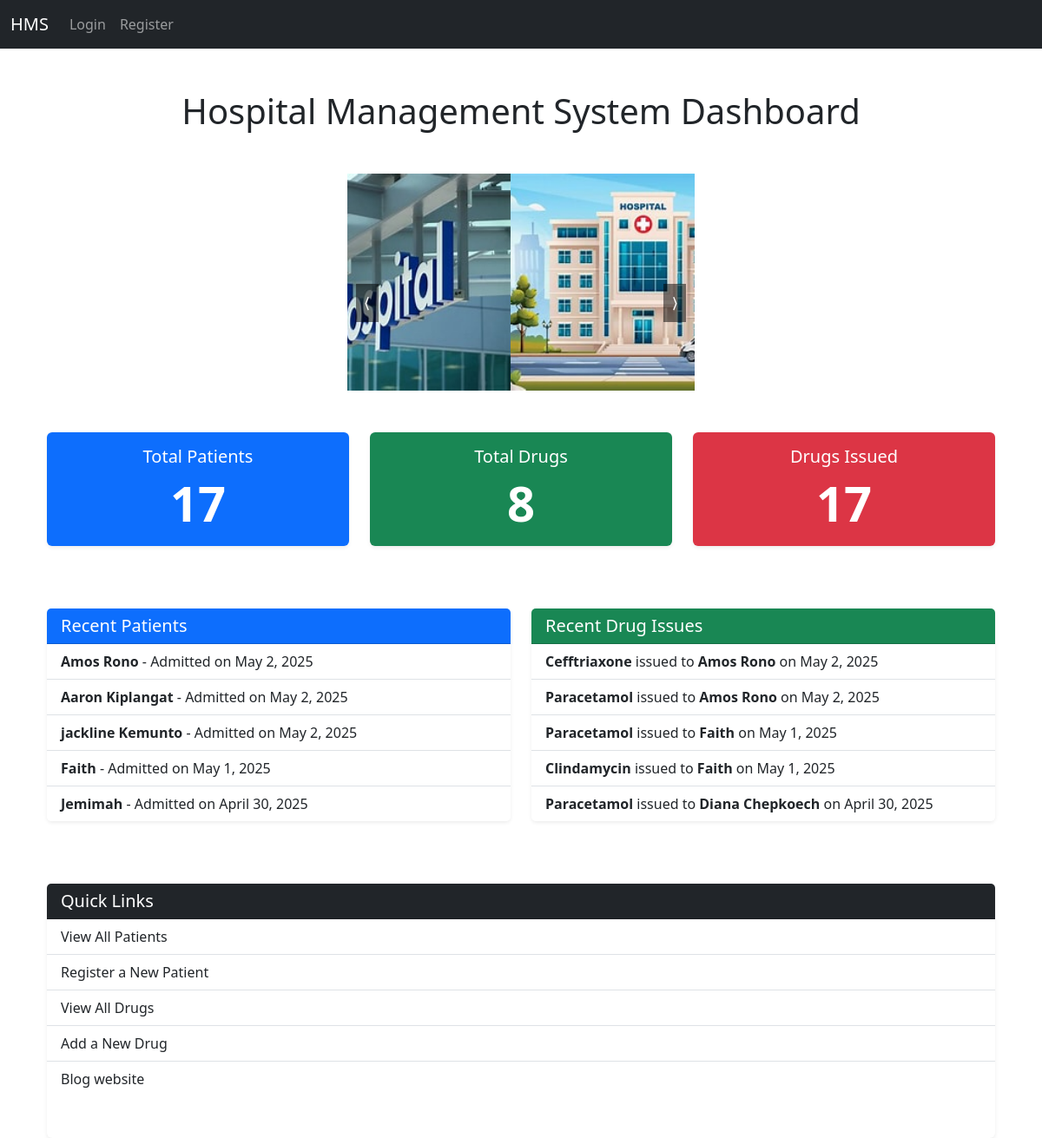
Page /dashboard/ on the earlier database version.
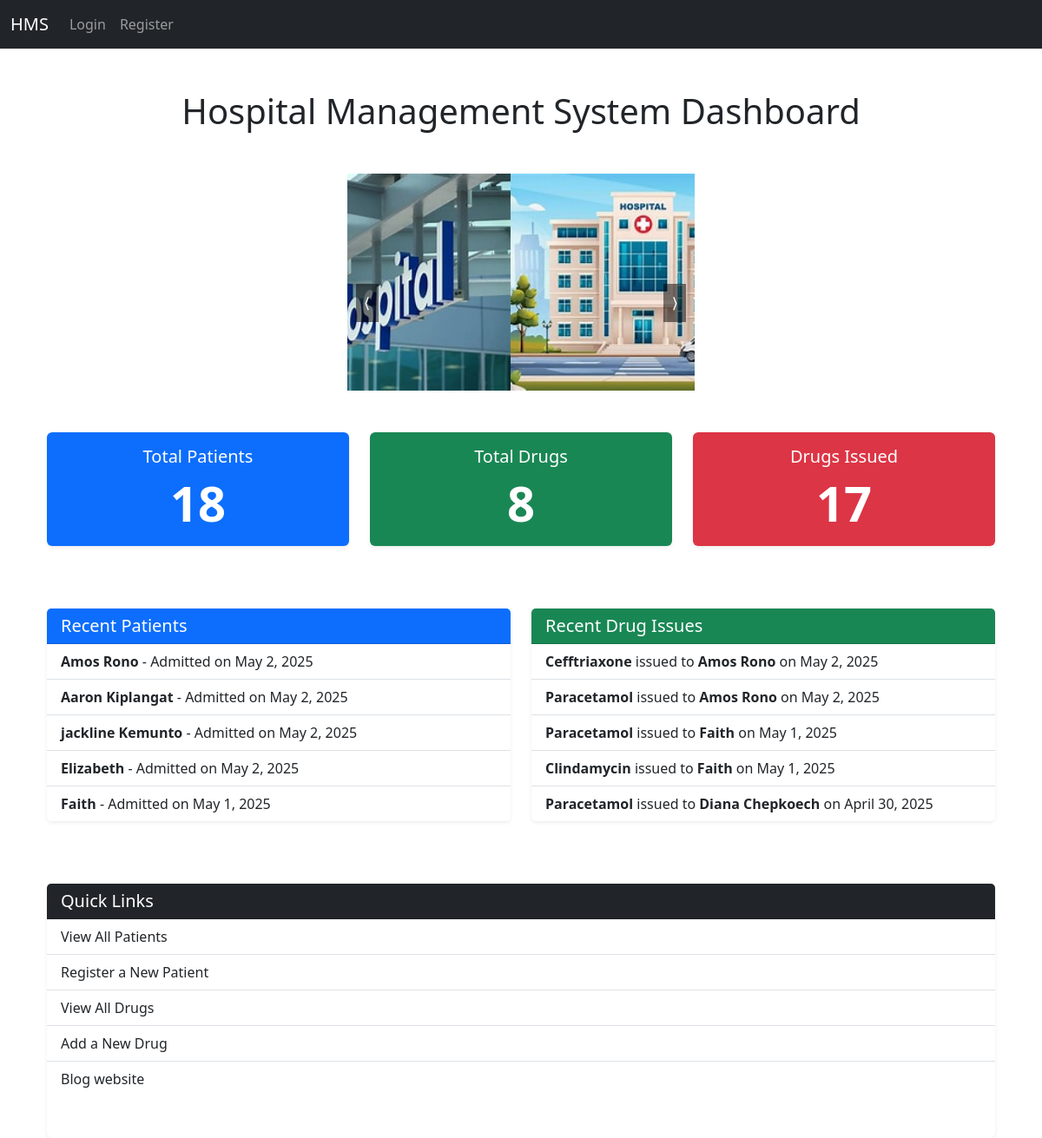
Same page on the later database version.
### patients/models.py (models this page shows, shortened)
class Patient_register(models.Model):
    name = models.CharField(max_length=100)
    age = models.IntegerField()
    contact = models.IntegerField(null=True)
    adm_date = models.DateField(auto_now_add=True)
    sex = models.CharField(max_length=10)
    ward = models.CharField(max_length=100, default='General Ward')
    prescribed_drug = models.ForeignKey('drugs.Drug', on_delete=models.SET_NULL, null=True, blank=True)
    is_discharged = models.BooleanField(default=False)
    discharge_date = models.DateField(null=True, blank=True)

### drugs/models.py (models this page shows, shortened)
class DrugIssue(models.Model):
    drug = models.ForeignKey(Drug, on_delete=models.CASCADE)
    patient = models.ForeignKey(Patient_register, on_delete=models.CASCADE)  # Foreign key to Patient_register
    quantity_issued = models.IntegerField()
    issue_date = models.DateField(auto_now_add=True)

class Drug(models.Model):
    name = models.CharField(max_length=100)
    quantity = models.IntegerField()
    expiry_date = models.DateField()
    price = models.DecimalField(max_digits=10, decimal_places=2)

### home/views.py (the view)
# urls.py: path('dashboard/', views.dashboard, name='dashboard'),
def dashboard(request):
    total_patients = Patient_register.objects.count()
    total_drugs = Drug.objects.count()
    total_drug_issues = DrugIssue.objects.count()
    recent_patients = Patient_register.objects.order_by('-adm_date')[:5]
    recent_drug_issues = DrugIssue.objects.order_by('-issue_date')[:5]
    context = {
        'total_patients': total_patients,
        'total_drugs': total_drugs,
        'total_drug_issues': total_drug_issues,
        'recent_patients': recent_patients,
        'recent_drug_issues': recent_drug_issues,
    }
    return render(request, 'home/dashboard.html', context)

### templates/home/dashboard.html (shortened to what the changed rows need)
{% extends 'base.html' %}
{% load static %}
{% block content %}
<div class="container mt-5">
    <h1 class="text-center mb-5">Hospital Management System Dashboard</h1>
    <div class="row text-center">
        <div class="col-md-4">
            <div class="card shadow-sm border-0 text-white bg-primary mb-4">
                <div class="card-body">
                    <h5 class="card-title">Total Patients</h5>
                    <p class="card-text display-4 fw-bold">{{ total_patients }}</p>
                </div>
            </div>
        </div>
    </div>
    <div class="row mt-5">
        <div class="col-md-6">
            <div class="card shadow-sm border-0 mb-4">
                <ul class="list-group list-group-flush">
                    {% for patient in recent_patients %}
                    <li class="list-group-item">
                        <strong>{{ patient.name }}</strong> - Admitted on {{ patient.adm_date }}
                    </li>
                    {% empty %}
                    <li class="list-group-item text-muted">No recent patients.</li>
                    {% endfor %}
                </ul>
            </div>
        </div>
        <div class="col-md-6">
            <div class="card shadow-sm border-0 mb-4">
                <ul class="list-group list-group-flush">
                    {% for issue in recent_drug_issues %}
                    <li class="list-group-item">
                        <strong>{{ issue.drug.name }}</strong> issued to <strong>{{ issue.patient.name }}</strong> on {{ issue.issue_date }}
                    </li>
                    {% empty %}
                    <li class="list-group-item text-muted">No recent drug issues.</li>
                    {% endfor %}
                </ul>
            </div>
        </div>
    </div>
</div>
{% endblock %}

Differences in the rows shown:
no longer on this page (row unchanged): Patient_register: name "Jemimah", adm_date "April 30, 2025"
added Patient_register: name "Elizabeth", adm_date "May 2, 2025"
Other differences:
{{ total_patients }}: "17" → "18"
